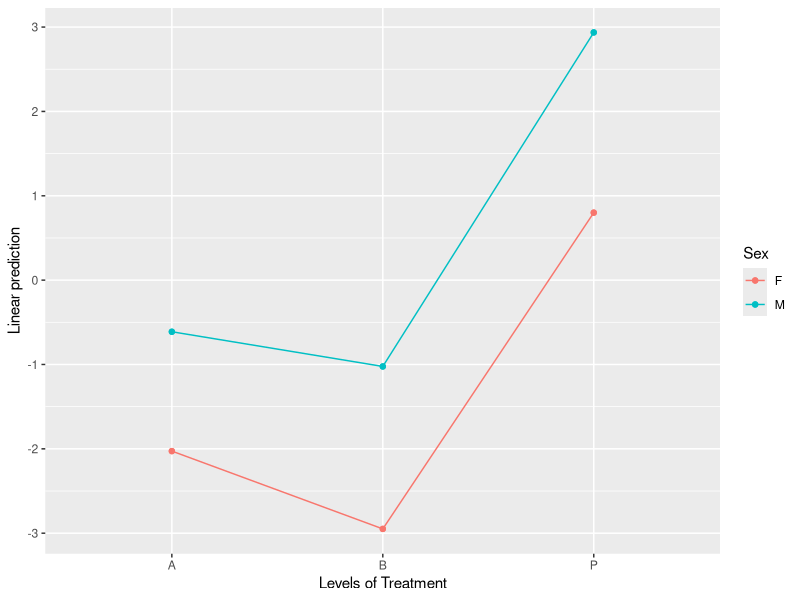

This figure's R source: (Note: this script raises an error after producing the figure.)
## ---- echo = FALSE, results = "hide", message = FALSE---------------------------------------------
require("emmeans")
knitr::opts_chunk$set(fig.width = 4.5, class.output = "ro")

## -------------------------------------------------------------------------------------------------
pigs.lm <- lm(log(conc) ~ source + factor(percent), data = pigs)

## -------------------------------------------------------------------------------------------------
pigs.emm.s <- emmeans(pigs.lm, "source")
str(pigs.emm.s)

## -------------------------------------------------------------------------------------------------
summary(pigs.emm.s, infer = TRUE, null = log(35))

## -------------------------------------------------------------------------------------------------
summary(pigs.emm.s, infer = TRUE, null = log(35), type = "response")

## -------------------------------------------------------------------------------------------------
str(regrid(pigs.emm.s))

summary(regrid(pigs.emm.s), infer = TRUE, null = 35)

## -------------------------------------------------------------------------------------------------
pigs.rg <- ref_grid(pigs.lm)
pigs.remm.s <- emmeans(regrid(pigs.rg), "source")
summary(pigs.remm.s, infer = TRUE, null = 35)

## ----eval = FALSE---------------------------------------------------------------------------------
#  pigs.remm.s <- emmeans(pigs.lm, "source", transform = "response")

## ----eval = FALSE---------------------------------------------------------------------------------
#  emmeans(pigs.lm, "source", type = "response")

## -------------------------------------------------------------------------------------------------
neuralgia.glm <- glm(Pain ~ Treatment * Sex + Age, family = binomial(), data = neuralgia)
neuralgia.emm <- emmeans(neuralgia.glm, "Treatment", type = "response")
neuralgia.emm

## -------------------------------------------------------------------------------------------------
pairs(neuralgia.emm, reverse = TRUE)

## -------------------------------------------------------------------------------------------------
emmip(neuralgia.glm, Sex ~ Treatment)

## -------------------------------------------------------------------------------------------------
warp.glm <- glm(sqrt(breaks) ~ wool*tension, family = Gamma, data = warpbreaks)
ref_grid(warp.glm)

## -------------------------------------------------------------------------------------------------
emmeans(warp.glm, ~ tension | wool, type = "response")

## -------------------------------------------------------------------------------------------------
emmeans(warp.glm, ~ tension | wool, type = "unlink")

## ----eval = FALSE---------------------------------------------------------------------------------
#  tran <- make.tran("asin.sqrt", 100)
#  my.model <- with(tran,
#      lmer(linkfun(percent) ~ treatment + (1|Block), data = mydata))

## ----eval = FALSE---------------------------------------------------------------------------------
#  mydata <- transform(mydata, logy.5 = log(yield + 0.5))
#  my.model <- lmer(logy.5 ~ treatment + (1|Block), data = mydata)

## ----eval = FALSE---------------------------------------------------------------------------------
#  my.rg <- update(ref_grid(my.model), tran = make.tran("genlog", .5))

## ----eval = FALSE---------------------------------------------------------------------------------
#  model.rg <- update(ref_grid(model), tran = "sqrt")

## -------------------------------------------------------------------------------------------------
pigroot.lm <- lm(sqrt(conc) ~ source + factor(percent), data = pigs)
piglog.emm.s <- regrid(emmeans(pigroot.lm, "source"), transform = "log")
confint(piglog.emm.s, type = "response")
pairs(piglog.emm.s, type = "response")

## ---- eval = FALSE--------------------------------------------------------------------------------
#  regrid(emm, transform = "probit")

## ---- message = FALSE-----------------------------------------------------------------------------
fiber.lm <- lm(scale(strength) ~ machine * scale(diameter), data = fiber)
emmeans(fiber.lm, "machine")   # on the standardized scale
emmeans(fiber.lm, "machine", type = "response")   # strength scale

## -------------------------------------------------------------------------------------------------
emtrends(fiber.lm, "machine", var = "diameter")

## -------------------------------------------------------------------------------------------------
emtrends(fiber.lm, "machine", var = "diameter", transform = "response")

## -------------------------------------------------------------------------------------------------
with(fiber, c(mean = mean(diameter), sd = sd(diameter)))
emtrends(fiber.lm, "machine", var = "scale(diameter, 24.133, 4.324)")

## -------------------------------------------------------------------------------------------------
coef(fiber.lm)[4:6]

## ---- eval = FALSE--------------------------------------------------------------------------------
#  mod <- some.fcn(scale(RT) ~ group + (1|subject), data = mydata)
#  emmeans(mod, "group", type = "response",
#          tran = make.tran("scale", y = mydata$RT))

## ---- eval = FALSE--------------------------------------------------------------------------------
#  mod <- with(make.tran("scale", y = mydata$RT),
#              some.fcn(linkfun(RT) ~ group + (1|subject), data = mydata))
#  emmeans(mod, "group", type = "response")

## ---- message = FALSE-----------------------------------------------------------------------------
fib.lm <- lm(strength ~ machine * diameter, data = fiber)

# On raw scale:
emmeans(fib.lm, "machine")

# On standardized scale:
tran <- make.tran("scale", y = fiber$strength)
emmeans(fib.lm, "machine", transform = tran)

## -------------------------------------------------------------------------------------------------
sigma(pigs.lm)

## -------------------------------------------------------------------------------------------------
summary(pigs.emm.s, type = "response", bias.adj = TRUE)

## -------------------------------------------------------------------------------------------------
ismod <- glm(count ~ spray, data = InsectSprays, family = poisson())
emmeans(ismod, "spray", type = "response", bias.adj = FALSE)
emmeans(ismod, "spray", type = "response", bias.adj = TRUE)

## -------------------------------------------------------------------------------------------------
with(InsectSprays, tapply(count, spray, mean))

## ---- message = FALSE-----------------------------------------------------------------------------
require(lme4)
cbpp <- transform(cbpp, unit = 1:nrow(cbpp))
cbpp.glmer <- glmer(cbind(incidence, size - incidence) ~ period + 
                          (1 | herd) +  (1 | unit),
                    family = binomial, data = cbpp)

emm <- emmeans(cbpp.glmer, "period")
summary(emm, type = "response")

## -------------------------------------------------------------------------------------------------
lme4::VarCorr(cbpp.glmer)

## -------------------------------------------------------------------------------------------------
total.SD = sqrt(0.89107^2 + 0.18396^2)

## -------------------------------------------------------------------------------------------------
summary(emm, type = "response", bias.adjust = TRUE, sigma = total.SD)

## -------------------------------------------------------------------------------------------------
cases <- with(cbpp, tapply(incidence, period, sum))
trials <- with(cbpp, tapply(size, period, sum))
cases / trials
